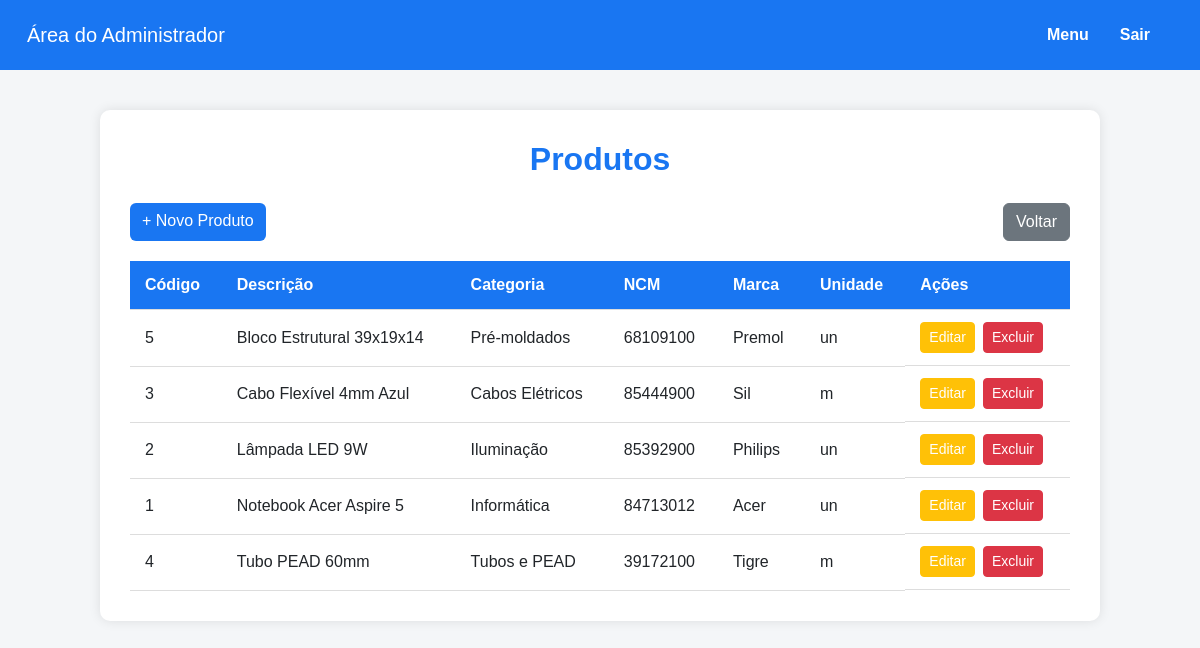
/Projeto/MVSinfo/Projeto/php/area-admin/produtos/produtos.php?status=erro_id (signed in), run on the app's committed database.
### tables this page shows
CREATE TABLE produtos (
    id_produto INT PRIMARY KEY AUTO_INCREMENT,
    descricao VARCHAR(100),
    ncm VARCHAR(20),
    marca VARCHAR(50),
    unidade_medida VARCHAR(20),
    fk_categoria_id_categoria INT,
    FOREIGN KEY (fk_categoria_id_categoria) REFERENCES categoria(id_categoria)
);

CREATE TABLE categoria (
    id_categoria INT PRIMARY KEY AUTO_INCREMENT,
    descricao VARCHAR(100) NOT NULL
);

### Projeto/MVSinfo/Projeto/php/area-admin/produtos/produtos.php (the view, shortened to what this page needs)
<?php
try {
    $conexao = new Conexao();
    $pdo = $conexao->getPDO();
    $sql = "SELECT p.id_produto, p.descricao, c.descricao AS categoria_nome, p.ncm, p.marca, p.unidade_medida
            FROM produtos p
            LEFT JOIN categoria c ON p.fk_categoria_id_categoria = c.id_categoria
            ORDER BY p.descricao ASC";
    $stmt = $pdo->prepare($sql);
    $stmt->execute();
    $produtos = $stmt->fetchAll(PDO::FETCH_ASSOC);
} catch (PDOException $e) {
    echo "Erro de conexão ou consulta: " . $e->getMessage();
    exit;
}
?>
<!DOCTYPE html>
<html lang="pt-BR">
<head>
    <link href="https://cdn.jsdelivr.net/npm/bootstrap@5.3.3/dist/css/bootstrap.min.css" rel="stylesheet" />
</head>
<body>
<nav class="navbar navbar-expand-lg">
    <div class="container-fluid">
        <a class="navbar-brand text-white" href="#">Área do Administrador</a>
        <div class="collapse navbar-collapse justify-content-end" id="navbarNav">
            <div class="navbar-nav">
                <a class="nav-link" href="../area-admin.php">Menu</a>
                <a class="nav-link" href="../../logout.php">Sair</a>
            </div>
        </div>
    </div>
</nav>
<div class="container">
    <h2>Produtos</h2>
    <div class="top-actions">
        <a href="produtos-add.php" class="btn btn-primary">+ Novo Produto</a>
        <a href="../area-admin.php" class="btn btn-secondary">Voltar</a>
    </div>
    <table>
        <thead>
            <tr>
                <th>Código</th>
                <th>Descrição</th>
                <th>Categoria</th>
                <th>NCM</th>
                <th>Marca</th>
                <th>Unidade</th>
                <th>Ações</th>
            </tr>
        </thead>
        <tbody>
            <?php if (count($produtos) === 0): ?>
                <tr>
                    <td colspan="7" class="text-center">Nenhum produto cadastrado.</td>
                </tr>
            <?php else: ?>
                <?php foreach ($produtos as $produto): ?>
                    <tr>
                        <td><?= htmlspecialchars($produto['id_produto']) ?></td>
                        <td><?= htmlspecialchars($produto['descricao']) ?></td>
                        <td><?= htmlspecialchars($produto['categoria_nome'] ?? 'Sem categoria') ?></td>
                        <td><?= htmlspecialchars($produto['ncm']) ?></td>
                        <td><?= htmlspecialchars($produto['marca']) ?></td>
                        <td><?= htmlspecialchars($produto['unidade_medida']) ?></td>
                        <td class="actions">
                            <a href="produtos-editar.php?id=<?= $produto['id_produto'] ?>" class="btn btn-warning btn-sm text-white">Editar</a>
                            <a href="produtos-excluir.php?id=<?= $produto['id_produto'] ?>" class="btn btn-danger btn-sm" onclick="return confirm('Deseja realmente excluir este produto?')">Excluir</a>
                        </td>
                    </tr>
                <?php endforeach; ?>
            <?php endif; ?>
        </tbody>
    </table>
</div>
</body>
</html>

### Projeto/MVSinfo/Projeto/php/area-admin/produtos/produtos.php (style rules this page uses)
body { background-color: #f4f6f8; font-family: Arial, sans-serif; }
.navbar { background-color: #1976f2; padding: 15px; }
.navbar .nav-link { color: white; font-weight: bold; margin-right: 15px; }
.container { max-width: 1000px; margin: 40px auto; background: white; padding: 30px; border-radius: 10px; box-shadow: 0 0 12px rgba(0,0,0,0.1); }
h2 { color: #1976f2; text-align: center; margin-bottom: 25px; font-weight: 700; }
table { width: 100%; border-collapse: collapse; margin-top: 15px; }
th, td { padding: 12px 15px; border-bottom: 1px solid #ddd; text-align: left; }
th { background-color: #1976f2; color: white; font-weight: 600; }
.btn-primary { background-color: #1976f2; border: none; }
.top-actions { display: flex; justify-content: space-between; margin-bottom: 20px; }
.actions { display: flex; gap: 8px; }

### data on the page
produtos: id_produto "5", descricao "Bloco Estrutural 39x19x14", fk_categoria_id_categoria.descricao "Pré-moldados", ncm "68109100", marca "Premol", unidade_medida "un"
produtos: id_produto "3", descricao "Cabo Flexível 4mm Azul", fk_categoria_id_categoria.descricao "Cabos Elétricos", ncm "85444900", marca "Sil", unidade_medida "m"
produtos: id_produto "2", descricao "Lâmpada LED 9W", fk_categoria_id_categoria.descricao "Iluminação", ncm "85392900", marca "Philips", unidade_medida "un"
produtos: id_produto "1", descricao "Notebook Acer Aspire 5", fk_categoria_id_categoria.descricao "Informática", ncm "84713012", marca "Acer", unidade_medida "un"
produtos: id_produto "4", descricao "Tubo PEAD 60mm", fk_categoria_id_categoria.descricao "Tubos e PEAD", ncm "39172100", marca "Tigre", unidade_medida "m"
